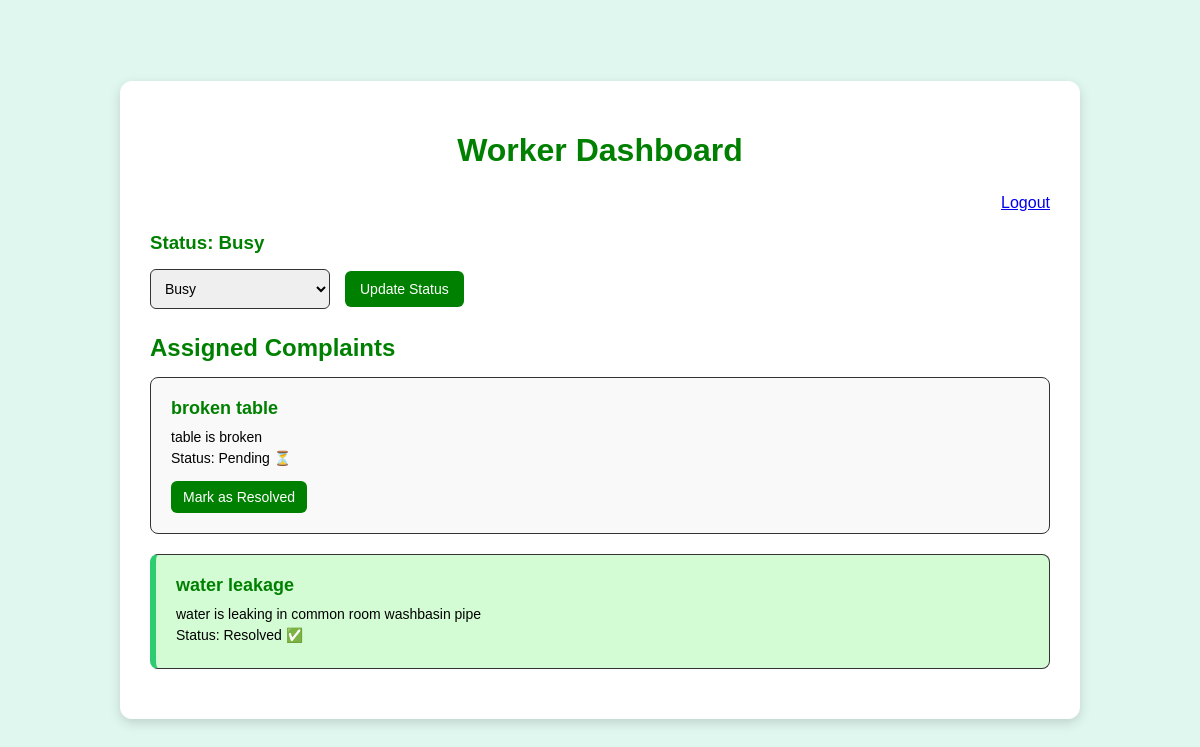
/worker-dashboard/ (signed in), run on the app's committed database.
### fixitnow/models.py (models this page shows, shortened)
class WorkerProfile(models.Model):
    STATUS_CHOICES = (
        ('Available', 'Available'),
        ('Busy', 'Busy'),
        ('Offline', 'Offline'),
    )
    user = models.OneToOneField(CustomUser, on_delete=models.CASCADE, limit_choices_to={'role': 'worker'})
    title = models.CharField(max_length=100)
    status = models.CharField(max_length=20, choices=STATUS_CHOICES, default='Available')

class Complaint(models.Model):
    STATUS_CHOICES = [
        ('Pending', 'Pending'),
        ('Assigned', 'Assigned'),
        ('Resolved', 'Resolved'),
    ]
    CATEGORY_CHOICES = [
        ('Plumbing', 'Plumbing'),
        ('Electrical', 'Electrical'),
        ('Cleaning', 'Cleaning'),
        ('Other', 'Other'),
    ]
    user = models.ForeignKey(CustomUser, on_delete=models.CASCADE, related_name='student_complaints',
                             limit_choices_to={'role': 'student'})
    title = models.CharField(max_length=100)
    description = models.TextField()
    category = models.CharField(max_length=50, choices=CATEGORY_CHOICES, blank=True)
    status = models.CharField(max_length=20, choices=STATUS_CHOICES, default='Pending')
    assigned_worker = models.ForeignKey(
        CustomUser,
        on_delete=models.SET_NULL,
        null=True,
        blank=True,
        related_name='assigned_complaints',
        limit_choices_to={'role': 'worker'}
    )
    image = models.ImageField(upload_to='complaint_images/', blank=True, null=True)
    created_at = models.DateTimeField(auto_now_add=True)

### fixitnow/views.py (the view)
# urls.py: path("worker-dashboard/", views.worker_dashboard, name="worker_dashboard"),
@login_required(login_url="login")
def worker_dashboard(request):
    if request.user.role != 'worker':
        return HttpResponseForbidden("You are not authorized to view this page.")
    profile, created = WorkerProfile.objects.get_or_create(user=request.user)
    if request.method == "POST":
        status = request.POST.get("status")
        if status in ["Available", "Busy", "Offline"]:
            profile.status = status
            profile.save()
    complaints = Complaint.objects.filter(assigned_worker=request.user).order_by('-created_at')
    return render(request, "worker_dashboard.html", {"complaints": complaints, "profile": profile})

### templates/worker_dashboard.html (shortened to what this page needs)
{% load static %}
<!DOCTYPE html>
<html lang="en">
<head>
</head>
<body>
    <div class="dashboard">
        <h1>Worker Dashboard</h1>
        <div class="top-buttons">
            <a href="{% url 'logout' %}" class="btn btn-logout">Logout</a>
        </div>
        <h3>Status: {{ profile.status }}</h3>
        <form method="POST">
            <select name="status">
                <option value="Busy" {% if profile.status == 'Busy' %}selected{% endif %}>Busy</option>
            </select>
            <button type="submit">Update Status</button>
        </form>
        <h2>Assigned Complaints</h2>
        {% for complaint in complaints %}
            <div class="complaint {% if complaint.status == 'Resolved' %}resolved{% endif %}">
                <h4>{{ complaint.title }}</h4>
                <p>{{ complaint.description }}</p>
                <p>Status: {% if complaint.status == 'Resolved' %}Resolved ✅{% else %}Pending ⏳{% endif %}</p>
                {% if complaint.status != 'Resolved' %}
                    <a href="{% url 'mark_resolved' complaint.id %}">Mark as Resolved</a>
                {% endif %}
            </div>
        {% empty %}
            <p>No complaints assigned.</p>
        {% endfor %}
    </div>
</body>
</html>

### templates/worker_dashboard.html (style rules this page uses)
body { font-family: Arial, sans-serif; background: #e0f7ef; margin: 0; padding: 0; display: flex; justify-content: center; align-items: center; min-height: 100vh; }
.dashboard { background: white; border-radius: 12px; padding: 30px; max-width: 900px; width: 100%; box-shadow: 0px 4px 12px rgba(0,0,0,0.15); }
h1 { text-align: center; margin-bottom: 25px; font-size: 32px; color: green; }
h2, h3 { color: green; margin-bottom: 15px; }
.top-buttons { display: flex; color: red; justify-content: flex-end; margin-bottom: 20px; }
form { display: flex; align-items: center; margin-bottom: 25px; }
select { padding: 10px; border-radius: 6px; border: 1px solid #333; font-size: 14px; margin-right: 15px; min-width: 180px; }
button { padding: 10px 15px; background-color: green; border: none; border-radius: 6px; color: white; cursor: pointer; font-size: 14px; transition: 0.3s; }
.complaint { border: 1px solid #333; background: #f9f9f9; padding: 20px; margin-bottom: 20px; border-radius: 8px; }
.resolved { background: #d4fcd4; border-left: 6px solid #2ecc71; }
.complaint h4 { margin: 0 0 10px; color: green; font-size: 18px; }
.complaint p { margin: 5px 0; font-size: 14px; color: black; }
.complaint a { display: inline-block; margin-top: 10px; padding: 8px 12px; background: green; color: white; border-radius: 6px; text-decoration: none; font-size: 14px; transition: 0.3s; }

### data on the page
WorkerProfile: status "Busy"
Complaint: title "broken table", description "table is broken", status "Pending ⏳"
Complaint: title "water leakage", description "water is leaking in common room washbasin pipe", status "Resolved ✅"
